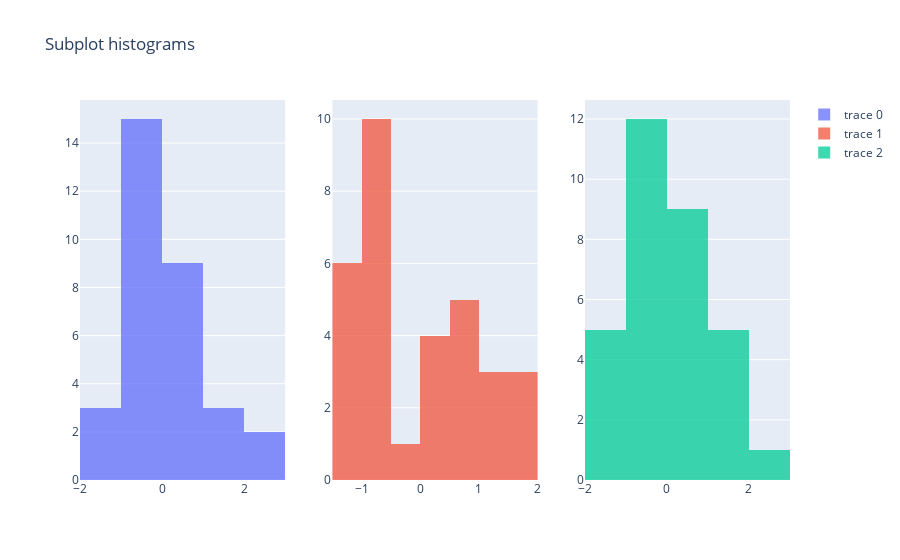

The code cell stored with this chart in its notebook:
### Code cell
fig = make_subplots(rows=1, cols=3)
fig.append_trace(go.Histogram(x=cars_select.mpg), 1, 1)
fig.append_trace(go.Histogram(x=cars_select.disp), 1, 2)
fig.append_trace(go.Histogram(x=cars_select.hp), 1, 3)

fig.update_layout(title='Subplot histograms', barmode='group', hovermode='x', hoverdistance=100)
fig.update_traces(opacity=0.75)
fig.show()

### Figure 1 — Plotly figure (JSON) as saved in the notebook; plotly's stock layout.template omitted (floating-point values rounded to 4 significant figures)
{"data": [{"opacity": 0.75, "type": "histogram", "x": [0.1533, 0.1533, 0.4567, 0.2207, -0.2344, -0.3356, -0.9762, 0.7265, 0.4567, -0.1501, -0.3861, -0.6222, -0.4704, -0.8244, -1.634, -1.634, -0.9087, 2.075, 1.738, 2.328, 0.2376, -0.7739, -0.8244, -1.145, -0.1501, 1.215, 0.9962, 1.738, -0.7233, -0.06585, -0.8582, 0.2207], "xaxis": "x", "yaxis": "y"}, {"opacity": 0.75, "type": "histogram", "x": [-0.5798, -0.5798, -1.006, 0.2236, 1.06, -0.04691, 1.06, -0.6888, -0.7371, -0.5174, -0.5174, 0.3695, 0.3695, 0.3695, 1.978, 1.88, 1.716, -1.246, -1.271, -1.309, -0.9068, 0.7155, 0.6007, 0.9778, 1.388, -1.244, -0.9052, -1.112, 0.986, -0.7027, 0.5761, -0.8995], "xaxis": "x2", "yaxis": "y2"}, {"opacity": 0.75, "type": "histogram", "x": [-0.5437, -0.5437, -0.7956, -0.5437, 0.4195, -0.6177, 1.457, -1.255, -0.7659, -0.351, -0.351, 0.4936, 0.4936, 0.4936, 0.8641, 1.012, 1.235, -1.196, -1.403, -1.21, -0.7363, 0.04909, 0.04909, 1.457, 0.4195, -1.196, -0.8252, -0.4992, 1.738, 0.4195, 2.791, -0.5585], "xaxis": "x3", "yaxis": "y3"}], "layout": {"barmode": "group", "hoverdistance": 100, "hovermode": "x", "title": {"text": "Subplot histograms"}, "xaxis": {"anchor": "y", "domain": [0, 0.2889]}, "xaxis2": {"anchor": "y2", "domain": [0.3556, 0.6444]}, "xaxis3": {"anchor": "y3", "domain": [0.7111, 1]}, "yaxis": {"anchor": "x", "domain": [0, 1]}, "yaxis2": {"anchor": "x2", "domain": [0, 1]}, "yaxis3": {"anchor": "x3", "domain": [0, 1]}}}
